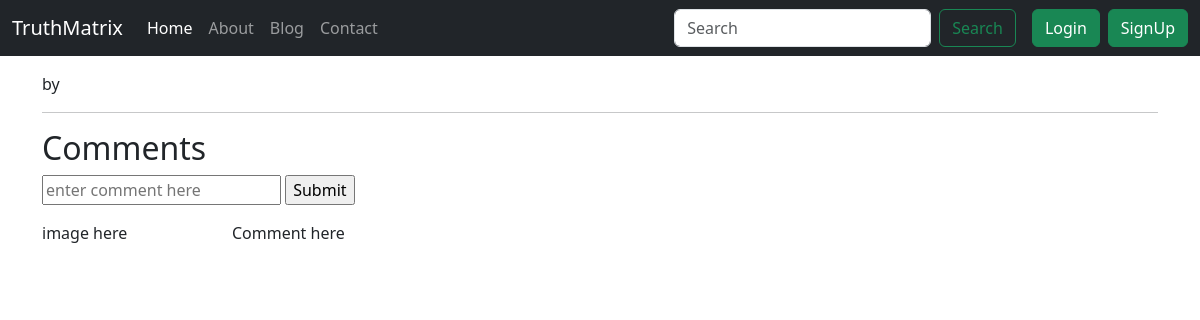
The app's page /blog/Kodangallur-bharani, older data.
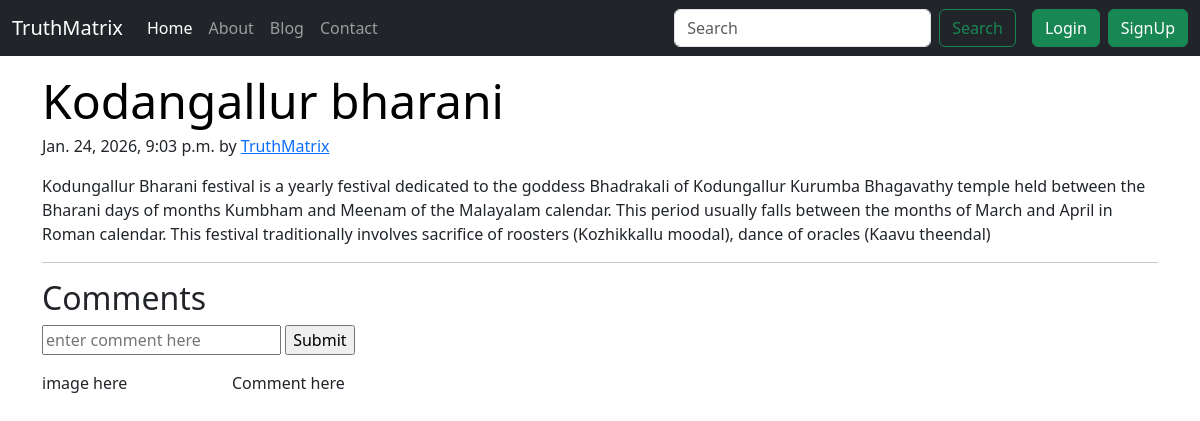
The same page, newer data.
### blog/models.py (models this page shows, shortened)
class Post(models.Model):
    sno = models.AutoField(primary_key=True)
    title = models.CharField(max_length=255)
    content = models.TextField()
    author = models.CharField(max_length=13)
    slug = models.CharField(max_length=100)
    timeStamp = models.DateTimeField(auto_now_add=True, blank=True)

### blog/views.py (the view)
# urls.py: path('<str:slug>', views.blogPost, name='blogPost'),
def blogPost(request, slug):
    post = Post.objects.filter(slug=slug).first()
    comments = BlogComment.objects.filter(post = post)
    context = {'post':post, 'comments':comments}
    return render(request, 'blog/blogPost.html', context)

### templates/blog/blogPost.html (shortened to what this page needs)
{% extends 'base.html' %}
{% block blogactive %} active {% endblock blogactive %}
{% block body %}
<div class="container my-3">
    <h2 class="display-5 link-body-emphasis mb-1">{{post.title}}</h2>
    <p class="blog-post-meta">{{post.timeStamp}} by
        <a href="/about">{{post.author}}</a>
    </p>
    <p>{{post.content}}</p>
    <hr>
</div>
<div class = "container">
    <h2>Comments</h2>
    <form action="/blog/postComment" method="post">
        <input type = "text" name = "comment" placeholder="enter comment here">
        <input type = "submit" value="Submit">
    </form>
    <div class="row my-3">
        <div class = "col-md-2">image here</div>
        <div class = "col-md-10">Comment here</div>
    </div>
</div>
{% endblock body %}

### templates/base.html (shortened to what this page needs)
<!doctype html>
<html lang="en">
  <head>
   <link href="https://cdn.jsdelivr.net/npm/bootstrap@5.3.0/dist/css/bootstrap.min.css" rel="stylesheet">
</head>
  <body>
    <nav class="navbar navbar-expand-lg navbar-dark bg-dark">
    <div class="container-fluid">
    <a class="navbar-brand" href="/">TruthMatrix</a>
    <div class="collapse navbar-collapse" id="navbarSupportedContent">
      <ul class="navbar-nav me-auto mb-2 mb-lg-0">
        <li class="nav-item {% block homeactive %}{% endblock homeactive %}">
          <a class="nav-link active" aria-current="page" href="/">Home</a>
        </li>
        <li class="nav-item {% block aboutactive %}{% endblock aboutactive %}">
          <a class="nav-link" href="/about">About</a>
        </li>
        <li class="nav-item {% block blogactive %}{% endblock blogactive %}">
          <a class="nav-link" href="/blog" >Blog</a>
        </li>
        <li class="nav-item {% block contactactive %}{% endblock contactactive %}">
          <a class="nav-link" href="/contact" >Contact</a>
        </li>
      </ul>
      <div class="ms-auto d-flex align-items-center">
      <form method="get" action="/search" class="d-flex me-3" role="search">
        <input class="form-control me-2" type="search" placeholder="Search" aria-label="Search" name="query" id="query">
        <button class="btn btn-outline-success" type="submit">Search</button>
      </form>
      {% if user.is_authenticated %}
      <ul class="navbar-nav ms-auto mb-2 mb-lg-0">
         <li class="nav-item dropdown">
          <a class="nav-link dropdown-toggle" href="#" role="button" data-bs-toggle="dropdown" aria-expanded="false">
            Welcome{{request.user}}
          </a>
          <ul class="dropdown-menu">
            <li><a class="dropdown-item me-3" href="/logout">Logout</a></li>
          </ul>
        </li>
      </ul>
      {% else %}
      <button type="button" class="btn btn-success me-2" data-bs-toggle="modal" data-bs-target="#loginModal">
        Login
      </button>
      <button type="button" class="btn btn-success " data-bs-toggle="modal" data-bs-target="#signupModal">
        SignUp
      </button>
      </div>
      {% endif %}
  </div>
</div>
</nav>
    {% block body %}
    {% endblock body %}
  </body>
</html>

Row changes from the older to the newer data that the page shows:
added Post: title "Kodangallur bharani", timeStamp "Jan. 24, 2026, 9:03 p.m.", author "TruthMatrix", content "Kodungallur Bharani festival is a yearly festival dedicated to the goddess Bhadrakali of Kodungallur Kurumba Bhagavathy temple held between the Bharani days of months Kumbham and Meenam of the Malayalam calendar. This period usually falls between the months of March and April in Roman calendar. This festival traditionally involves sacrifice of roosters (Kozhikkallu moodal), dance of oracles (Kaavu theendal)"
